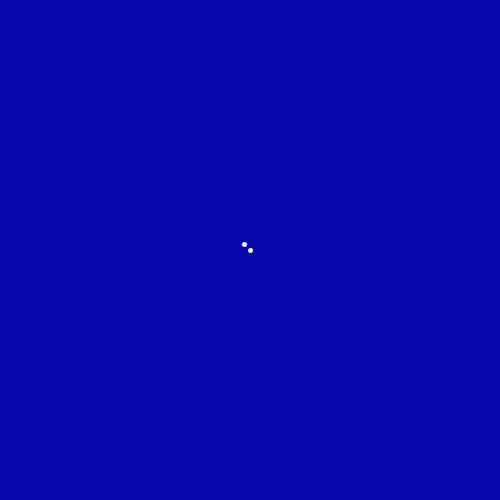
Frame 1 (no input)
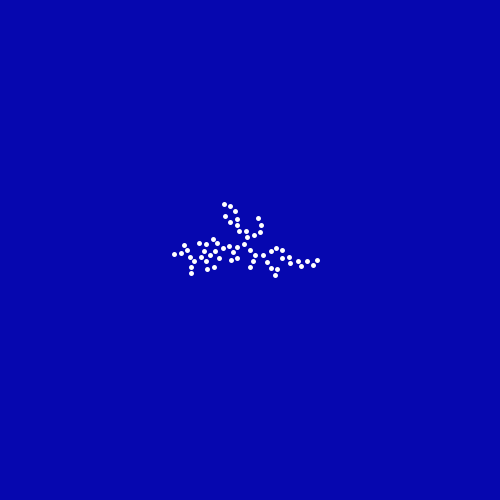
Frame 60 (the mouse pressed at the canvas centre just before this capture)
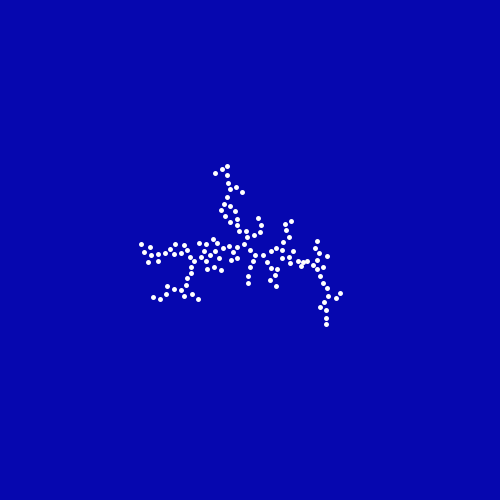
Frame 120 (the mouse held since frame 60 and released just before this capture)

The Processing sketch that drew these frames (run headless with seeded random() and noise(); from frame 60 on, the mouse is pressed at the canvas centre):

// Processing sketch: sketch_21072017
// ── sketch_21072017.pde
ArrayList<PVector> tree;
int r = 5;

void setup(){
  size(500,500);
  smooth();
  tree = new ArrayList<PVector>();
  
  
  tree.add(new PVector(width/2, height/2));
}


void draw(){
  background(6,7,175);
  
  PVector walker = new PVector(random(width), random(height));
  boolean stuck = false;
  while(!stuck){
    for(int i = 0; i< tree.size(); i++){
      PVector t = tree.get(i);
      float d = PVector.dist(walker, t);
      if(d < r*1.5) {
        stuck = true;
        break;
      }
    }
    
    PVector vel = PVector.random2D();
    walker.add(vel);
    walker.x = constrain(walker.x, 0, width);
    walker.y = constrain(walker.y, 0, height);
  }
  
  tree.add(walker);
  
  for(int i = 0; i< tree.size(); i++){
    PVector t = tree.get(i);
    stroke(255);
    strokeWeight(r);
    point(t.x, t.y);
  }
}
